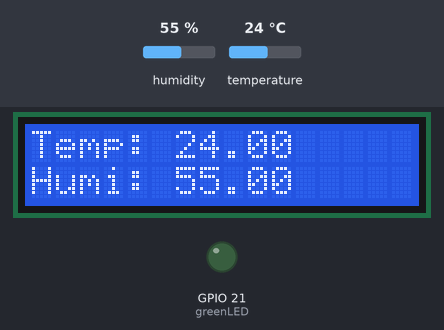
Simulated run of this program. Board: ESP32. Shown: 16×2 character LCD, output pins drawn as LEDs (lit = HIGH). The test bench sets the inputs (shaded band); at power-on: humidity 55 %, temperature 24 °C. Pins used as bus, display or sensor lines are not drawn; what the program prints to the serial monitor is not drawn.

Above: at 5.6 s.
5.7 s: humidity set to 58 %
At 10.8 s:
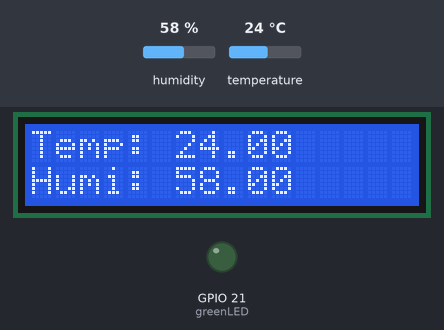
11.5 s: humidity set to 61 %
At 13.2 s:
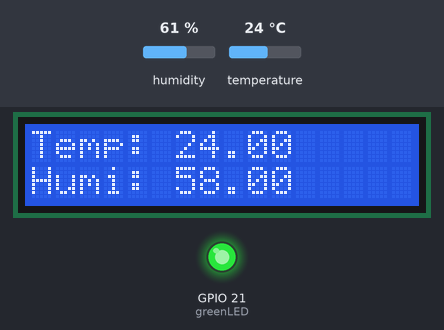
16.5 s: temperature set to 21 °C
At 20.8 s:
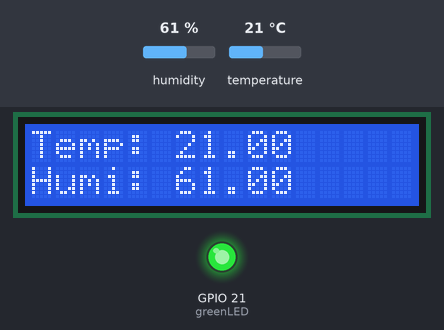
21.5 s: temperature set to 18 °C
At 25.9 s:
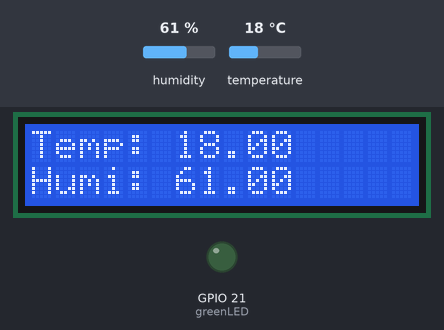
Timing chart, 0 to 27.4 s (numbered marks = the images above; inputs shaded):
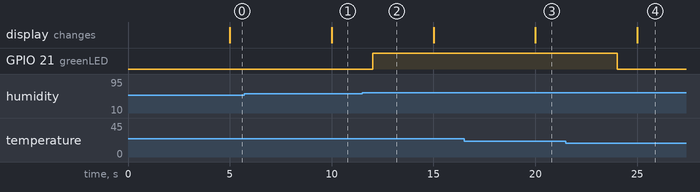

The program:

main.cpp
```cpp
#include "DHT.h"
#include <stdio.h>
#include <time.h>
#include <iostream>
#include <vector>
#include <LiquidCrystal.h>

#define DHTPIN 4
#define greenLED 21
#define redLED 27

#define DHTTYPE DHT11

DHT dht(DHTPIN, DHTTYPE);
LiquidCrystal LCD(13, 12, 14, 27, 26, 25);

// Assign my epochs and there last changes

const unsigned long DELETION_DELAY = 86400000;
const unsigned long RECORDING_DELAY = 60000;
unsigned long RECORDING_LAST;
const unsigned long SENSOR_DELAY = 1000;
unsigned long SENSOR_LAST;
const unsigned long PRINT_DELAY = 5000;
unsigned long PRINT_LAST;

bool timeDiff(unsigned long start, unsigned long delay)
{
  return (millis() - start) >= delay;
}

class OperatingMode{
  public:
    bool selectable;
    float minTemp;
    float maxTemp;
    float minHum;
    float maxHum;
};

class Reading {
  private:
    float temp;
    float hum;
    unsigned long readingTime;
    OperatingMode mode;
    bool status;
  public:
    Reading(bool status, OperatingMode mode)
    {
      this->temp = dht.readTemperature();
      this->hum = dht.readHumidity();
      this->readingTime = millis();
      this->mode = mode;
      this->status = status;
    }

    bool checkDelete()
    {
      if(timeDiff(this->readingTime, DELETION_DELAY))//TODO change this, it wont delete after 24 hrs, it will delete right after being made
      {
        return true;
      }
      else
      {
        return false;
      }
    }
};

class ColdFrame {
  private:
    float currentTemp;
    float currentHum;
    OperatingMode mode;
    bool envOk;
    std::vector<Reading> readings;
  public:
    void setTemp(float temp)
    {
      this->currentTemp = temp;
    }
    float getTemp()
    {
      return this->currentTemp;
    }
    void setHum(float hum)
    {
      this->currentHum = hum;
    }
    float getHum()
    {
      return this->currentHum;
    }
    void setOperatingMode(OperatingMode mode)
    {
      this->mode = mode;
    }
    OperatingMode getOperatingMode()
    {
      return this->mode;
    }
    void setEnvStatus(bool envOk)
    {
      this->envOk = envOk;
    }

    bool getEnvStatus()
    {
      return this->envOk;
    }
    void setLedStatus(bool envStat)
    {
        if(envStat != this->envOk)
        {
          if(envStat)
          {
            digitalWrite(greenLED, HIGH);
            digitalWrite(redLED, LOW);
          }
          else
          {
            digitalWrite(redLED, HIGH);
            digitalWrite(greenLED, LOW);
          }
          this->envOk = envStat;
        }
    }

    void checkReadings()
    {
      for(int i = 0; i < this->readings.size(); i++)
      {
        if(this->readings[i].checkDelete())
        {
          this->readings.erase(this->readings.begin() + i);
        }
      }
    }

    void addReading()
    {
      checkReadings();
      this->readings.push_back(Reading(this->envOk, this->mode));
    }
};

ColdFrame frame;

OperatingMode Winter;
OperatingMode Germinating;
OperatingMode Vegetative;
OperatingMode Fruiting;
OperatingMode Night;

void assignOperatingModeVals()
{
  Winter.minTemp = 0;
  Winter.maxTemp = 999;
  Winter.minHum = -1;
  Winter.maxHum = 999;

  Germinating.minTemp = 18;
  Germinating.maxTemp = 32;
  Germinating.minHum = 70;
  Germinating.maxHum = 95;

  Vegetative.minTemp = 20;
  Vegetative.maxTemp = 25;
  Vegetative.minHum = 60;
  Vegetative.maxHum = 70;

  Fruiting.minTemp = -1;
  Fruiting.maxTemp = 28;
  Fruiting.minHum = 40;
  Fruiting.maxHum = 50;

  Night.minTemp = 10;
  Night.maxTemp = 15;
  Night.minHum = 30;
  Night.maxHum = 80;
}

void readDHT()
{
  float h = dht.readHumidity();
  float t = dht.readTemperature();

  frame.setTemp(t);
  frame.setHum(h);

  if(t > frame.getOperatingMode().maxTemp || t < frame.getOperatingMode().minTemp || h > frame.getOperatingMode().maxHum || h < frame.getOperatingMode().minHum)
  {
    frame.setLedStatus(false);
  }
  else
  {
    frame.setLedStatus(true);
  }
}

void printDHT()
{
  Serial.print("Current Temp: ");
  Serial.println(frame.getTemp());
  Serial.print("Current Hum: ");
  Serial.println(frame.getHum());

  LCD.clear();

  LCD.setCursor(0, 0);

  LCD.print("Temp: " );
  LCD.print(frame.getTemp());

  LCD.setCursor(0, 1);

  LCD.print("Humi: ");
  LCD.print(frame.getHum());
}

void setup()
{
  Serial.begin(115200);
  while(!Serial);

  pinMode(greenLED, OUTPUT);
  pinMode(redLED, OUTPUT);
  assignOperatingModeVals();
  frame.setOperatingMode(Vegetative);

  LCD.begin(16, 2);

  dht.begin();

  float h = dht.readHumidity();
  float t = dht.readTemperature();
  float f = dht.readTemperature(true);

  while(isnan(h) || isnan(t) || isnan(f))
  {
      h = dht.readHumidity();
      t = dht.readTemperature();
      f = dht.readTemperature(true);

      if (isnan(h) || isnan(t) || isnan(f)) {
        Serial.println(F("Failed to read from DHT sensor"));
        LCD.print("DHT failed");
      }
      else
      {
        LCD.clear();

        LCD.setCursor(0, 0);

        LCD.print("Temp: " );
        LCD.print(t);

        LCD.setCursor(0, 1);

        LCD.print("Humi: ");
        LCD.print(h);
      }
    }
}


void loop()
{
  if(timeDiff(SENSOR_LAST, SENSOR_DELAY))//read sensors -- Might not need to delay this, but just in case
  {
    SENSOR_LAST = millis();
    readDHT();
  }
  if(timeDiff(RECORDING_LAST, RECORDING_DELAY))//add new record and delete old ones if necessary. Maybe just check to delete old ones every 24hrs instead rather than every time i add a new one, however this also ensures im not adding more than there is volatile memory.
  {
    RECORDING_LAST = millis();
    frame.addReading();
  }
  if(timeDiff(PRINT_LAST, PRINT_DELAY))//print sensor readings
  {
    PRINT_LAST = millis();
    printDHT();
  }
}
```

Measured:
- the behaviour switches between 59 and 60 % on humidity (found by bisection; images 1 and 2)
- the behaviour switches between 20 and 19 °C on temperature (found by bisection; images 3 and 4)
- after the input at 5.7 s, the display: changes after 4.3 s (image 1)
- after the input at 11.5 s, GPIO 21 (greenLED): LOW → HIGH after 0.53 s
- after the input at 16.5 s, the display: changes after 3.5 s (image 3)
- after the input at 21.5 s, GPIO 21 (greenLED): HIGH → LOW after 2.5 s; the display: changes after 3.5 s (image 4)
